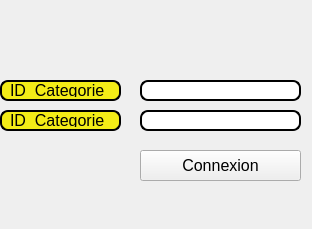
<?xml version="1.0" encoding="UTF-8"?>
<ui version="4.0">
 <class>test</class>
 <widget class="QWidget" name="test">
  <property name="geometry">
   <rect>
    <x>0</x>
    <y>0</y>
    <width>312</width>
    <height>229</height>
   </rect>
  </property>
  <property name="windowTitle">
   <string>Form</string>
  </property>
  <widget class="QLineEdit" name="line_nom">
   <property name="geometry">
    <rect>
     <x>140</x>
     <y>80</y>
     <width>161</width>
     <height>21</height>
    </rect>
   </property>
   <property name="styleSheet">
    <string notr="true">QLineEdit {
background-color: rgb(255, 255, 255);
padding: 1px;
border-style: solid;
border: 2px solid black;
border-radius: 8px;
}</string>
   </property>
  </widget>
  <widget class="QLineEdit" name="line_nom_2">
   <property name="geometry">
    <rect>
     <x>140</x>
     <y>110</y>
     <width>161</width>
     <height>21</height>
    </rect>
   </property>
   <property name="styleSheet">
    <string notr="true">QLineEdit {
background-color: rgb(255, 255, 255);
padding: 1px;
border-style: solid;
border: 2px solid black;
border-radius: 8px;
}</string>
   </property>
  </widget>
  <widget class="QPushButton" name="pushButton_4">
   <property name="geometry">
    <rect>
     <x>140</x>
     <y>150</y>
     <width>161</width>
     <height>31</height>
    </rect>
   </property>
   <property name="font">
    <font>
     <pointsize>12</pointsize>
    </font>
   </property>
   <property name="styleSheet">
    <string notr="true">QPushButton {
color: white;
	background-color: qlineargradient(spread:pad, x1:0.122, y1:0.988636, x2:0.118, y2:0, stop:0.00490196 rgba(255, 0, 191, 255), stop:0.696078 rgba(174, 72, 150, 255), stop:1 rgba(242, 242, 242, 255));
border-width: 1px;
border-color: #339;
border-style: solid;
border-radius: 15;
padding: -16px 0px;
min-height: 32px;
min-width: 60px;
}
background-color: rgb(185, 81, 159);</string>
   </property>
   <property name="text">
    <string>Connexion</string>
   </property>
  </widget>
  <widget class="QLabel" name="label_2">
   <property name="enabled">
    <bool>true</bool>
   </property>
   <property name="geometry">
    <rect>
     <x>0</x>
     <y>80</y>
     <width>121</width>
     <height>21</height>
    </rect>
   </property>
   <property name="font">
    <font>
     <pointsize>12</pointsize>
    </font>
   </property>
   <property name="styleSheet">
    <string notr="true">QLabel {
	color: rgb(0, 0, 0);
	background-color: rgb(243, 236, 23);
border: 2px solid;
border-radius: 8px;
padding: 2px 4px;
}</string>
   </property>
   <property name="text">
    <string>ID_Categorie</string>
   </property>
  </widget>
  <widget class="QLabel" name="label_3">
   <property name="enabled">
    <bool>true</bool>
   </property>
   <property name="geometry">
    <rect>
     <x>0</x>
     <y>110</y>
     <width>121</width>
     <height>21</height>
    </rect>
   </property>
   <property name="font">
    <font>
     <pointsize>12</pointsize>
    </font>
   </property>
   <property name="styleSheet">
    <string notr="true">QLabel {
	color: rgb(0, 0, 0);
	background-color: rgb(243, 236, 23);
border: 2px solid;
border-radius: 8px;
padding: 2px 4px;
}</string>
   </property>
   <property name="text">
    <string>ID_Categorie</string>
   </property>
  </widget>
 </widget>
 <resources/>
 <connections/>
</ui>
